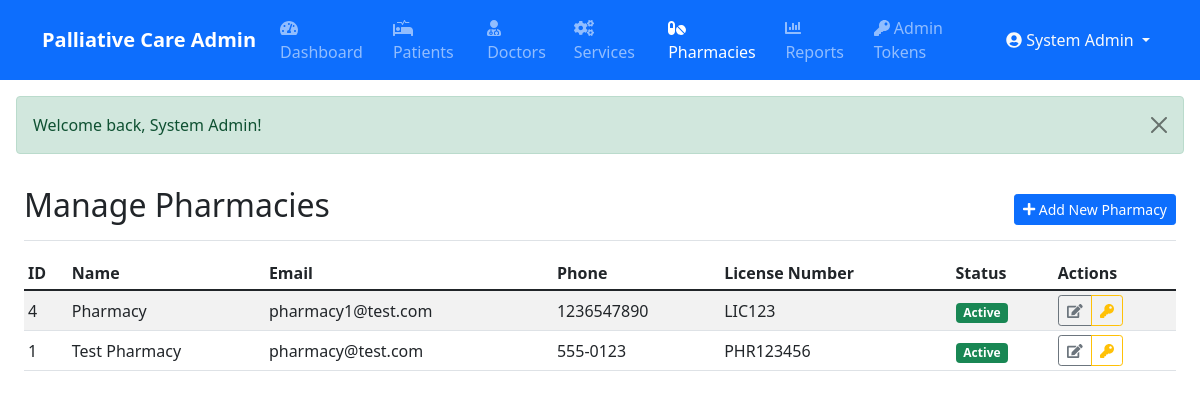
Screenshot of /index.php?module=admin&action=pharmacies (signed in) with the database file from the repository.
### tables this page shows
CREATE TABLE IF NOT EXISTS `pharmacies` (
  `id` int NOT NULL AUTO_INCREMENT,
  `user_id` int NOT NULL,
  `service_provider_id` int DEFAULT NULL,
  `name` varchar(255) NOT NULL,
  `email` varchar(255) NOT NULL,
  `phone` varchar(20) DEFAULT NULL,
  `address` text,
  `license_number` varchar(50) DEFAULT NULL,
  `operating_hours` varchar(255) DEFAULT NULL,
  `delivery_available` tinyint(1) DEFAULT '1',
  `status` enum('active','inactive','suspended') DEFAULT 'active',
  `created_at` timestamp NULL DEFAULT CURRENT_TIMESTAMP,
  `updated_at` timestamp NULL DEFAULT CURRENT_TIMESTAMP ON UPDATE CURRENT_TIMESTAMP,
  PRIMARY KEY (`id`),
  UNIQUE KEY `user_id` (`user_id`),
  UNIQUE KEY `email` (`email`),
  UNIQUE KEY `license_number` (`license_number`),
  KEY `service_provider_id` (`service_provider_id`)
);

CREATE TABLE IF NOT EXISTS `users` (
  `id` int NOT NULL AUTO_INCREMENT,
  `email` varchar(255) NOT NULL,
  `password_hash` varchar(255) NOT NULL,
  `name` varchar(255) NOT NULL,
  `user_type` enum('patient','doctor','service','admin') NOT NULL,
  `status` enum('active','inactive','suspended') DEFAULT 'active',
  `created_at` timestamp NULL DEFAULT CURRENT_TIMESTAMP,
  `updated_at` timestamp NULL DEFAULT CURRENT_TIMESTAMP ON UPDATE CURRENT_TIMESTAMP,
  PRIMARY KEY (`id`),
  UNIQUE KEY `email` (`email`)
);

### modules/base_controller.php (called while the page is built, shortened)
<?php
class BaseController {
    public function __construct() {
        require_once __DIR__ . '/../classes/Database.php';
        $this->db = Database::getInstance();
    }
    protected function render($view, $data = []) {
        extract($data);
        $view_file = "modules/" . strtolower(str_replace("Controller", "", get_class($this))) . "/views/{$view}.php";
        include $view_file;
    }
}

### modules/admin/controller.php (called while the page is built, shortened)
<?php
require_once __DIR__ . '/../base_controller.php';
class AdminController extends BaseController {
    public function pharmacies() {
        try {
            $stmt = $this->db->prepare("
                SELECT p.*, u.email, u.status as user_status
                FROM pharmacies p
                JOIN users u ON p.user_id = u.id
                ORDER BY p.name ASC
            ");
            $stmt->execute();
            $pharmacies = $stmt->fetchAll(PDO::FETCH_ASSOC);
            $this->render('pharmacies', [
                'page_title' => 'Manage Pharmacies',
                'pharmacies' => $pharmacies
            ]);
        } catch (Exception $e) {
            $this->logError("Error loading pharmacies: " . $e->getMessage());
            $_SESSION['error'] = "Error loading pharmacies";
            $this->redirect('index.php?module=admin&action=dashboard');
        }
    }
}
?>

### classes/Database.php (called while the page is built, shortened)
<?php
class Database {
    private static $instance = null;
    private function __construct() {
        try {
            $dsn = "mysql:host=" . DB_HOST . ";dbname=" . DB_NAME . ";charset=utf8mb4";
            $options = [
                PDO::ATTR_ERRMODE => PDO::ERRMODE_EXCEPTION,
                PDO::ATTR_DEFAULT_FETCH_MODE => PDO::FETCH_ASSOC,
                PDO::ATTR_EMULATE_PREPARES => false,
                PDO::MYSQL_ATTR_INIT_COMMAND => "SET NAMES utf8mb4 COLLATE utf8mb4_unicode_ci"
            ];
            $this->connection = new PDO($dsn, DB_USER, DB_PASS, $options);
        } catch (PDOException $e) {
            error_log("Database connection error: " . $e->getMessage());
            throw new Exception("Could not connect to the database. Please try again later.");
        }
    }
    public static function getInstance() {
        if (self::$instance === null) {
            self::$instance = new self();
        }
        return self::$instance->connection;
    }
}

### modules/admin/views/pharmacies.php (the view, shortened to what this page needs)
<?php
require_once 'includes/header.php';
?>
<div class="container-fluid">
    <div class="row">
        <main class="col-12 px-md-4">
            <div class="d-flex justify-content-between flex-wrap flex-md-nowrap align-items-center pt-3 pb-2 mb-3 border-bottom">
                <h1 class="h2"><?php echo $page_title; ?></h1>
                <div class="btn-toolbar mb-2 mb-md-0">
                    <a href="index.php?module=admin&action=add_pharmacy" class="btn btn-sm btn-primary">
                        <i class="fas fa-plus"></i> Add New Pharmacy
                    </a>
                </div>
            </div>
            <div class="table-responsive">
                <table class="table table-striped table-sm">
                    <thead>
                        <tr>
                            <th>ID</th>
                            <th>Name</th>
                            <th>Email</th>
                            <th>Phone</th>
                            <th>License Number</th>
                            <th>Status</th>
                            <th>Actions</th>
                        </tr>
                    </thead>
                    <tbody>
                        <?php if (empty($pharmacies)): ?>
                            <tr>
                                <td colspan="7" class="text-center">No pharmacies found</td>
                            </tr>
                        <?php else: ?>
                            <?php foreach ($pharmacies as $pharmacy): ?>
                                <tr>
                                    <td><?php echo $pharmacy['id']; ?></td>
                                    <td><?php echo htmlspecialchars($pharmacy['name']); ?></td>
                                    <td><?php echo htmlspecialchars($pharmacy['email']); ?></td>
                                    <td><?php echo htmlspecialchars($pharmacy['phone'] ?? 'N/A'); ?></td>
                                    <td><?php echo htmlspecialchars($pharmacy['license_number']); ?></td>
                                    <td>
                                        <?php if ($pharmacy['status'] == 'active'): ?>
                                            <span class="badge bg-success">Active</span>
                                        <?php elseif ($pharmacy['status'] == 'inactive'): ?>
                                            <span class="badge bg-warning">Inactive</span>
                                        <?php else: ?>
                                            <span class="badge bg-danger">Suspended</span>
                                        <?php endif; ?>
                                    </td>
                                    <td>
                                        <div class="btn-group">
                                            <a href="index.php?module=admin&action=edit_pharmacy&id=<?php echo $pharmacy['id']; ?>"
                                               class="btn btn-sm btn-outline-secondary">
                                                <i class="fas fa-edit"></i>
                                            </a>
                                            <a href="index.php?module=admin&action=reset_pharmacy_password&id=<?php echo $pharmacy['id']; ?>"
                                               class="btn btn-sm btn-outline-warning"
                                               onclick="return confirm('Are you sure you want to reset the password for this pharmacy?');">
                                                <i class="fas fa-key"></i>
                                            </a>
                                        </div>
                                    </td>
                                </tr>
                            <?php endforeach; ?>
                        <?php endif; ?>
                    </tbody>
                </table>
            </div>
        </main>
    </div>
</div>
<?php require_once 'includes/footer.php'; ?>

### modules/admin/views/includes/header.php (style rules this page uses)
.table td { vertical-align: middle; }

### rows the page displays
pharmacies: id "4", name "Pharmacy", user.email "pharmacy1@test.com", phone "1236547890", license_number "LIC123", status "Active"
pharmacies: id "1", name "Test Pharmacy", user.email "pharmacy@test.com", phone "555-0123", license_number "PHR123456", status "Active"

### other values shown
$_SESSION['name'] "System Admin"
$_SESSION['success'] "Welcome back, System Admin!"
$page_title "Manage Pharmacies"
